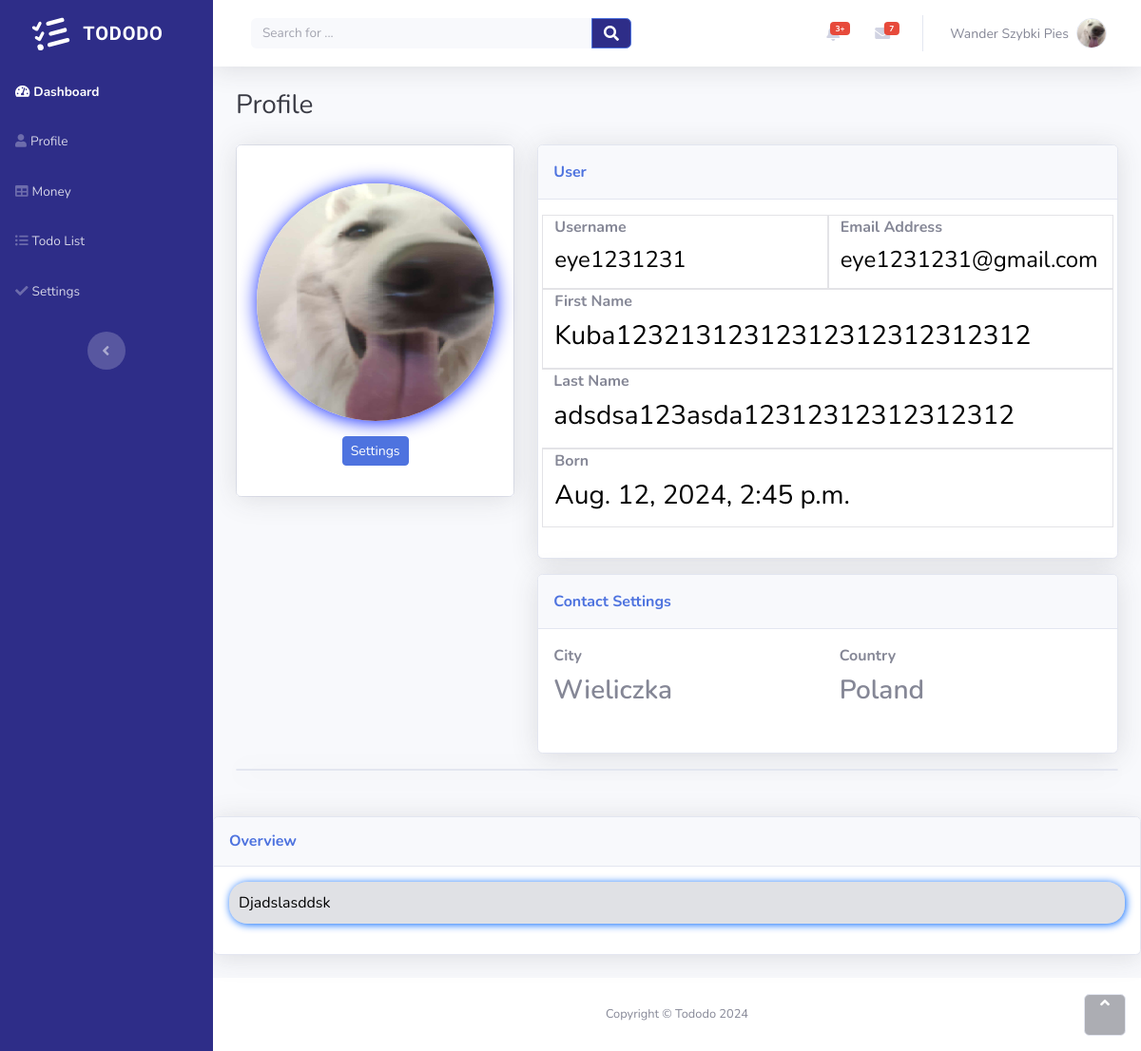
The app's page /profile/1/ (signed in) with its own data.
### todolist/models.py (models this page shows, shortened)
class User(AbstractUser):
    country = models.ForeignKey(Country, on_delete=models.CASCADE, default=1)
    city = models.CharField(max_length=30, default='Unknown')
    name = models.CharField(max_length=30, default='Unknown')
    last_name = models.CharField(max_length=30, default='Unknown')
    email = models.EmailField(unique=True)
    is_user_password_set = models.BooleanField(default=False)
    is_active = models.BooleanField(default=False)
    activation_token = models.CharField(max_length=36, unique=True, blank=True)
    bio = models.TextField(null=True, blank=True)
    avatar = models.ImageField(null=True, default="Avatarwander.png")
    born = models.DateTimeField(null=True)

class Country(models.Model):
    country = models.CharField(max_length=30)
    def __str__(self) ->str:
        return self.country

### todolist/decorators.py (the view)
    def _wrapped_view(request, *args, **kwargs):
        if not request.user.is_authenticated:
            return redirect('todolist:login')  # if user is not authenticated redirect him to login view
        if not request.user.is_active:
            return redirect('todolist:required_active_user')
        return view_func(request, *args, **kwargs)

### tododo/context_processors.py (called while the page is built)
def user_id(request):
    if request.user.is_authenticated:
        return {'user_id' : request.user.id}
    return {'user_id' : None}

### todolist/views.py (called while the page is built)
@required_active
def profile(request, user_id):
    user = get_object_or_404(User, id=user_id)
    context = {
        'user': user
    }
    return render(request,'profile.html', context)

### templates/profile.html (shortened to what this page needs)
{% extends "main.html" %}
{% load static %}
{% block content %}
<body id="page-top">
    <div class="container-fluid">
        <h3 class="text-dark mb-4">Profile</h3>
        <div class="row mb-3">
            <div class="col-lg-4">
                <div class="card mb-3">
                    <div class="card-body text-center shadow">
                        <img class="rounded-circle mb-3 mt-4 img-fluid" src="{{ user.avatar.url }}" alt="User Avatar" style="box-shadow: 1px 1px 20px rgb(0,25,255); max-width: 250px; width: 250px; height: 250px; object-fit: cover;">
                        <div class="mb-3">
                            <a class="btn btn-primary btn-sm" href="{% url 'todolist:profile_settings' user_id=user_id %}">Settings</a>
                        </div>
                    </div>
                </div>
            </div>
            <div class="col-lg-8">
                <div class="row">
                    <div class="col">
                        <div class="card shadow mb-3">
                            <div class="card-header py-3">
                                <p class="text-primary m-0 fw-bold">User&nbsp;</p>
                            </div>
                            <div class="card-body">
                                <form>
                                    <div class="row">
                                        <div class="col" style="border: 1px solid rgba(133,135,150,0.23);">
                                            <div class="mb-3">
                                                <label class="form-label" for="username"><strong>Username</strong></label>
                                                <h4 class="fw-normal" style="color: var(--bs-emphasis-color);">{{ user.username }}</h4>
                                            </div>
                                        </div>
                                        <div class="col" style="border: 1px solid rgba(133,135,150,0.23);">
                                            <div class="mb-3">
                                                <label class="form-label" for="email"><strong>Email Address</strong></label>
                                                <h4 class="fw-normal" style="color: var(--bs-emphasis-color);">{{ user.email }}</h4>
                                            </div>
                                        </div>
                                    </div>
                                    <div class="row">
                                        <div class="col" style="border: 1px solid rgba(133,135,150,0.23);border-left-width: 1px;">
                                            <div class="mb-3">
                                                <label class="form-label" for="first_name"><strong>First Name</strong></label>
                                                <h3 class="fw-normal" style="color: var(--bs-emphasis-color);">{{ user.name }}</h3>
                                            </div>
                                        </div>
                                        <div class="col" style="border: 1px solid rgba(133,135,150,0.23);border-left-width: 0px;">
                                            <div class="mb-3">
                                                <label class="form-label" for="last_name"><strong>Last Name</strong></label>
                                                <h3 class="fw-normal" style="color: var(--bs-emphasis-color);">{{ user.last_name }}</h3>
                                            </div>
                                        </div>
                                        <div class="col" style="border: 1px solid rgba(133,135,150,0.23);">
                                            <div class="mb-3">
                                                <label class="form-label" for="username"><strong>Born</strong></label>
                                                <h3 class="fw-normal" style="color: var(--bs-emphasis-color);">{{ user.born }}</h3>
                                            </div>
                                        </div>
                                    </div>
                                </form>
                            </div>
                        </div>
                        <div class="card shadow">
                            <div class="card-header py-3">
                                <p class="text-primary m-0 fw-bold">Contact Settings</p>
                            </div>
                            <div class="card-body">
                                <form>
                                    <div class="row">
                                        <div class="col">
                                            <div class="mb-3">
                                                <label class="form-label" for="city"><strong>City</strong></label>
                                                <h3 class="fw-semibold">{{ user.city }}</h3>
                                            </div>
                                        </div>
                                        <div class="col">
                                            <div class="mb-3">
                                                <label class="form-label" for="country"><strong>Country</strong></label>
                                                <h3 class="fw-semibold">{{user.country}}</h3>
                                            </div>
                                        </div>
                                    </div>
                                </form>
                            </div>
                        </div>
                    </div>
                </div>
            </div>
        </div>
        <div class="card shadow mb-5"></div>
    </div>
    <div id="card-mobile" class="card-mobile">
        <div class="card shadow mb-4">
            <div class="card-header py-3">
                <h6 class="text-primary fw-bold m-0">Overview</h6>
            </div>
            <div class="card-body">
                <div style="background: rgba(133,135,150,0.25);border-radius: 19px;box-shadow: 1px 1px 8px rgb(0,102,255);">
                    <p style="color: var(--bs-emphasis-color);padding: 10px;">{{ user.bio }}</p>
                </div>
            </div>
        </div>
    </div>
    <footer class="bg-white sticky-footer">
        <div class="container my-auto">
            <div class="text-center my-auto copyright"><span>Copyright © Tododo 2024</span></div>
        </div>
    </footer>
    <a class="border rounded d-inline scroll-to-top" href="#page-top"><i class="fas fa-angle-up"></i></a>
</body>
{% endblock %}

### records on screen
User: avatar (picture), username "eye1231231", email "eye1231231@gmail.com", name "Kuba12321312312312312312312312", last_name "adsdsa123asda12312312312312312", born "Aug. 12, 2024, 2:45 p.m.", city "Wieliczka", country "Poland", bio "Djadslasddsk"
